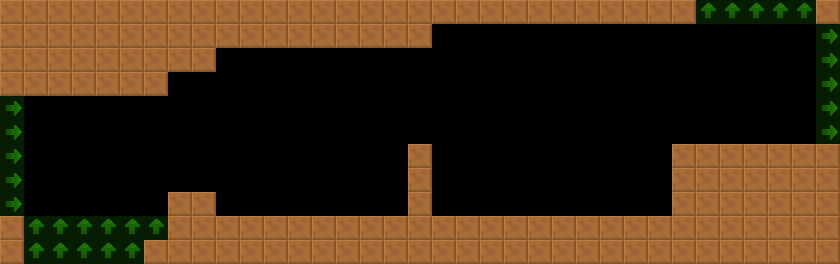

A 2D game scene composited from a Tiled map and its tileset images. What follows is a short description and the map's XML, with each tile layer's data collapsed to a summary:
An orthogonal 35x11 tile map with 24x24 px tiles, 2 tile layers (col, lnk), 2 tilesets and 3 objects (3x Spikes).

<map version="1.4" tiledversion="1.4.2" orientation="orthogonal" renderorder="right-down" width="35" height="11" tilewidth="24" tileheight="24" infinite="0" nextlayerid="4" nextobjectid="8">
 <tileset firstgid="6" source="../../lnk.tsx" />
 <tileset firstgid="1" source="../../col.tsx" />
 <layer id="1" name="col" width="35" height="11">
  <data>[385 cells, 149 non-empty, 1 distinct tile ids]</data>
 </layer>
 <layer id="2" name="lnk" width="35" height="11" opacity="0.5">
  <data>[385 cells, 26 non-empty, 2 distinct tile ids]</data>
 </layer>
 <objectgroup id="3" name="markers" opacity="0.5">
  <object id="1" name="Spikes" type="Spikes" x="408" y="48" width="24" height="24">
   <properties>
    <property name="yr" value="0" />
    <property name="xr" value="0" />
   </properties>
  </object>
  <object id="2" name="Spikes" type="Spikes" x="216" y="192" width="192" height="24">
   <properties>
    <property name="yr" value="0" />
    <property name="xr" value="0" />
   </properties>
  </object>
  <object id="3" name="Spikes" type="Spikes" x="432" y="192" width="240" height="24">
   <properties>
    <property name="yr" value="0" />
    <property name="xr" value="0" />
   </properties>
  </object>
 </objectgroup>
</map>
